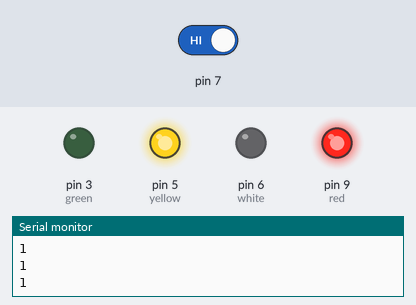
Bench run of a sketch on a simulated Arduino Uno, built with avr-gcc and run on an emulated ATmega328P. Parts: output pins drawn as LEDs (lit = HIGH), the last lines printed to the serial monitor. The test bench sets the inputs (shaded band); at power-on: pin 7 HIGH.

Above: at 9.8 s.
9.9 s: pin 7 driven LOW
At 15.3 s:
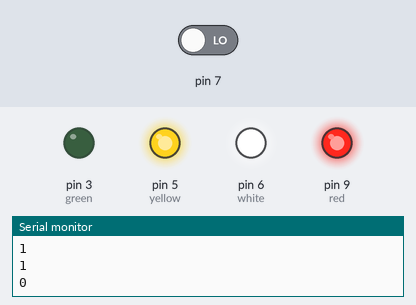
At 17.6 s:
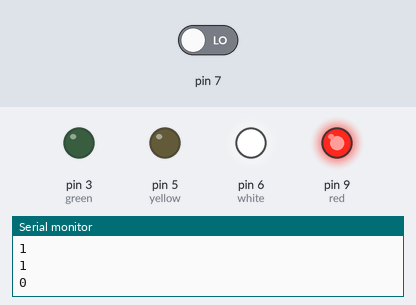
17.7 s: pin 7 driven HIGH
At 21.1 s:
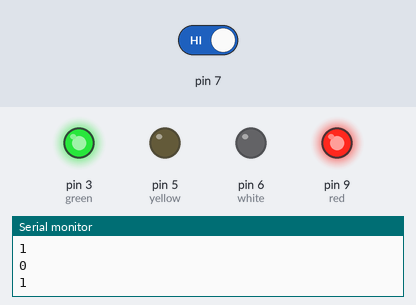
Timing chart, 0 to 29.1 s (numbered marks = the images above; inputs shaded):
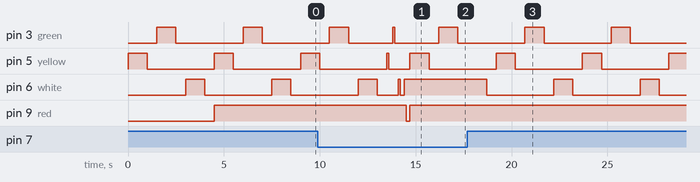

The sketch:

melimar.ino
```cpp
int buttonPressed = LOW;
int red=9;
int yellow=5;
int white=6;
int green=3;
void setup() {
  pinMode(7,INPUT);
  pinMode(yellow,OUTPUT);
  pinMode(red,OUTPUT);
  pinMode(green,OUTPUT);
  pinMode(white,OUTPUT);
  Serial.begin(9600);

  // put your setup code here, to run once:

}

void loop() {
buttonPressed= digitalRead(7); // put your main code here, to run repeatedly:
Serial.println(buttonPressed);

if (buttonPressed==LOW){
  digitalWrite(yellow,HIGH);
  delay(100);
  digitalWrite(yellow,LOW);
  delay(200);
  digitalWrite(green,HIGH);
  delay(100);
  digitalWrite(green,LOW);
  delay(200);
  digitalWrite(white,HIGH);
  delay(100);
  digitalWrite(white,LOW);
  delay(200);

   digitalWrite(white,HIGH);
  delay(100);
  digitalWrite(red,LOW);
  delay(200);
   digitalWrite(red,HIGH);


}

 if ( buttonPressed==HIGH);{
  digitalWrite(yellow,HIGH);
  delay(1000);
  digitalWrite(yellow,LOW);
  delay(500);
  digitalWrite(green,HIGH);
  delay(1000);
   digitalWrite(green,LOW);
  delay(500);
  digitalWrite(white,HIGH);
  delay(1000);
  digitalWrite(white,LOW);
  delay(500);
  digitalWrite(red,HIGH);


 }


}
```

Measured:
- after the input at 9.9 s, pin 9 (red): HIGH → LOW after 4.6 s, → HIGH 0.20 s later
- after the input at 17.7 s, pin 9 (red): stops changing and stays HIGH
- by itself, pin 3 (green), pin 5 (yellow), pin 6 (white): alternates HIGH for 1.0 s and LOW for 3.5 s
